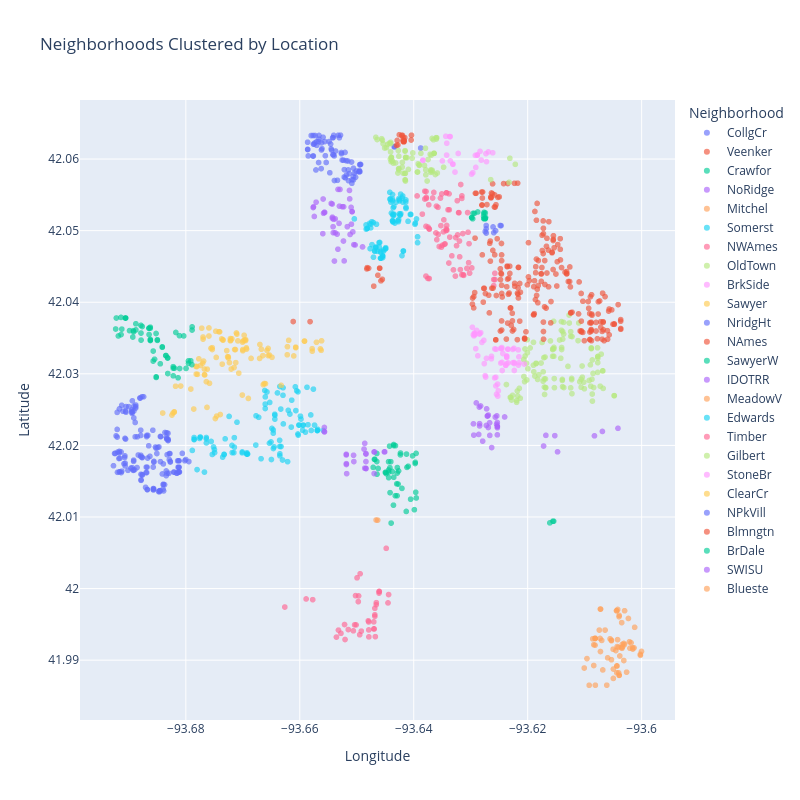

The code cell stored with this chart in its notebook:
### Code cell
import pandas as pd
import plotly.express as px

TRAIN_PATH = r"C:\Users\Admin\Documents\2025.1\BA Project\house-prices-advanced-regression-techniques\data\train_with_PID_latlon.csv"
df = pd.read_csv(TRAIN_PATH).dropna(subset=["Latitude","Longitude","Neighborhood"]).copy()

fig = px.scatter(
    df, x="Longitude", y="Latitude",
    color="Neighborhood",
    hover_data=["Id","PID","SalePrice","GrLivArea","OverallQual"],
    opacity=0.65,
    title="Neighborhoods Clustered by Location"
)
fig.update_layout(width=800, height=800)
fig.show()
